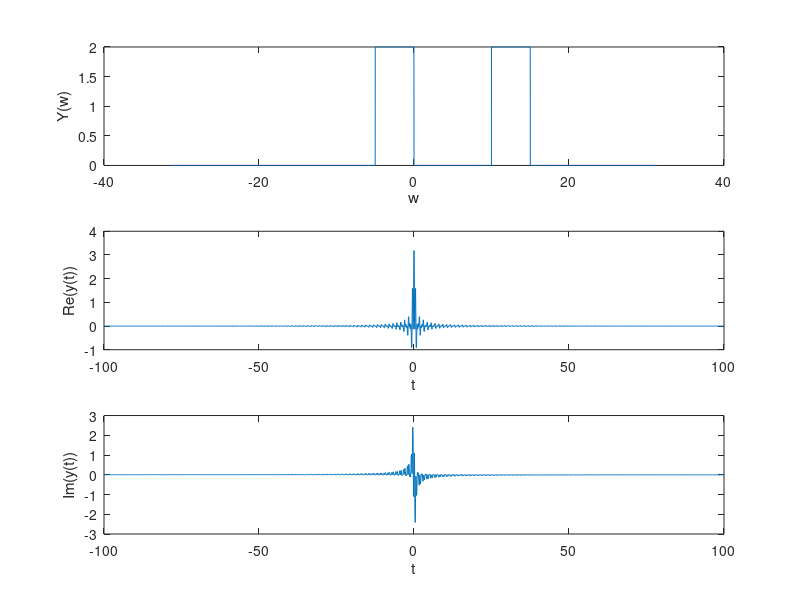

MATLAB code for this plot:
G = @(w) (2).*(abs(w)>=5 & abs(w)<=10);
Y = @(w) G(w-5);
w=-31.4:0.01:31.4;
t=-100:0.1:100;
for ii=1:length(t)
    g(ii)=trapz(w,(1/(2*pi))*G(w).*exp(j*w*t(ii)));
    y(ii)=trapz(w,(1/(2*pi))*Y(w).*exp(j*w*t(ii)));

end




subplot (3,1,1)
%plot(w,G(w));
plot(w,abs(Y(w)));
xlabel ('w'); ylabel ('Y(w)');

subplot (3,1,2)
%plot(t,real(g));
plot(t,real(y));
xlabel ('t'); ylabel ('Re(y(t))');

subplot (3,1,3)
%plot(t,imag(g));
plot(t,imag(y));
xlabel ('t'); ylabel ('Im(y(t))');
